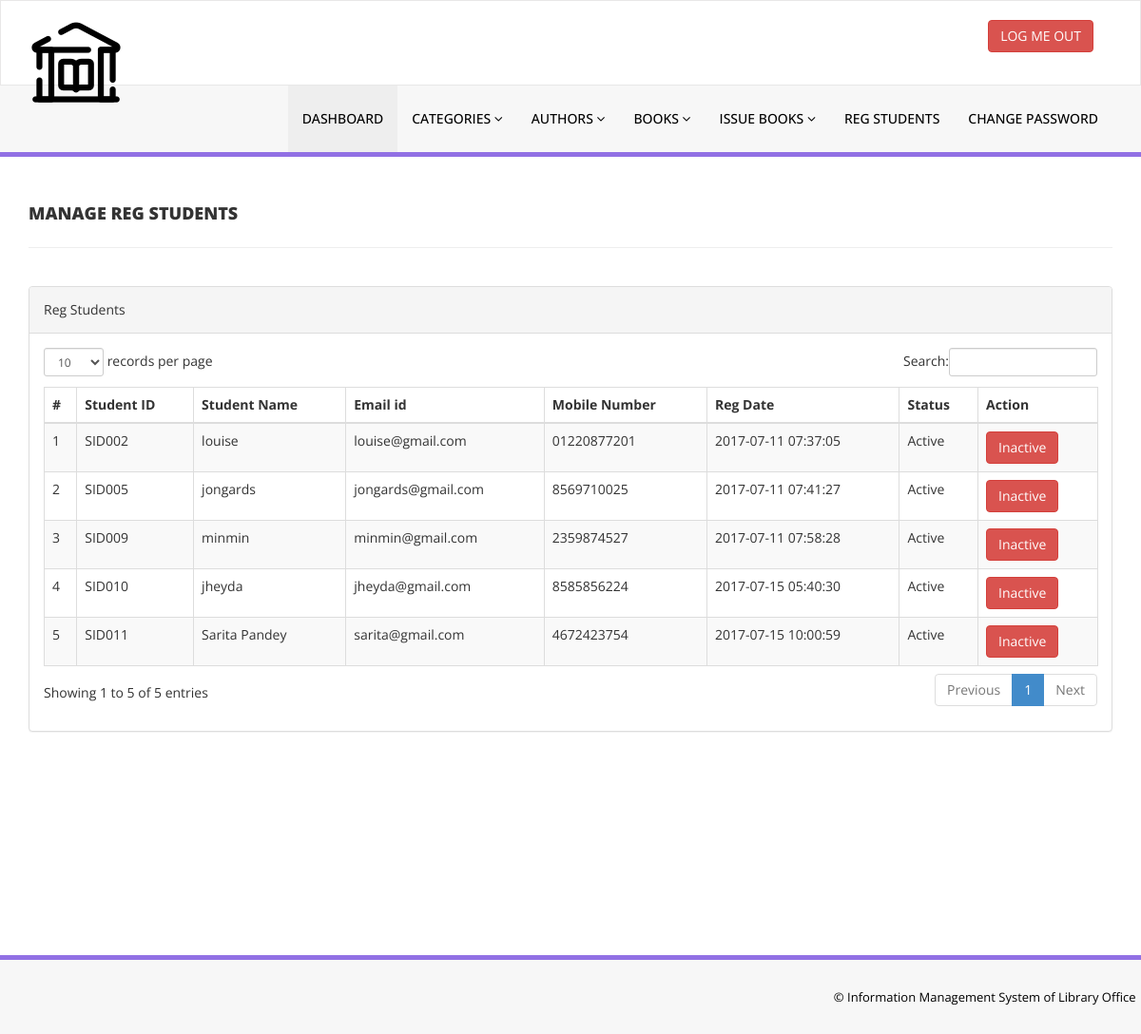
The page /library/admin/reg-students.php (signed in) on the database its author committed.
### tables this page shows
CREATE TABLE `tblstudents` (
  `id` int(11) NOT NULL,
  `StudentId` varchar(100) DEFAULT NULL,
  `FullName` varchar(120) DEFAULT NULL,
  `EmailId` varchar(120) DEFAULT NULL,
  `MobileNumber` char(11) DEFAULT NULL,
  `Password` varchar(120) DEFAULT NULL,
  `Status` int(1) DEFAULT NULL,
  `RegDate` timestamp NULL DEFAULT current_timestamp(),
  `UpdationDate` timestamp NULL DEFAULT NULL ON UPDATE current_timestamp()
);

### library/admin/reg-students.php (the view, shortened to what this page needs)
<?php
include('includes/config.php');
if(strlen($_SESSION['alogin'])==0)
    {
header('location:index.php');
}
else{
    ?>
<!DOCTYPE html>
<html xmlns="http://www.w3.org/1999/xhtml">
<head>
    <link href="assets/css/bootstrap.css" rel="stylesheet" />
    <link href="assets/css/font-awesome.css" rel="stylesheet" />
    <link href="assets/js/dataTables/dataTables.bootstrap.css" rel="stylesheet" />
    <link href="assets/css/style.css" rel="stylesheet" />
</head>
<body>
<?php include('includes/header.php');?>
    <div class="content-wrapper">
         <div class="container">
        <div class="row pad-botm">
            <div class="col-md-12">
                <h4 class="header-line">Manage Reg Students</h4>
    </div>
        </div>
            <div class="row">
                <div class="col-md-12">
                    <div class="panel panel-default">
                        <div class="panel-heading">
                          Reg Students
                        </div>
                        <div class="panel-body">
                            <div class="table-responsive">
                                <table class="table table-striped table-bordered table-hover" id="dataTables-example">
                                    <thead>
                                        <tr>
                                            <th>#</th>
                                            <th>Student ID</th>
                                            <th>Student Name</th>
                                            <th>Email id </th>
                                            <th>Mobile Number</th>
                                            <th>Reg Date</th>
                                            <th>Status</th>
                                            <th>Action</th>
                                        </tr>
                                    </thead>
                                    <tbody>
<?php $sql = "SELECT * from tblstudents";
$query = $dbh -> prepare($sql);
$query->execute();
$results=$query->fetchAll(PDO::FETCH_OBJ);
$cnt=1;
if($query->rowCount() > 0)
{
foreach($results as $result)
{               ?>
                                        <tr class="odd gradeX">
                                            <td class="center"><?php echo htmlentities($cnt);?></td>
                                            <td class="center"><?php echo htmlentities($result->StudentId);?></td>
                                            <td class="center"><?php echo htmlentities($result->FullName);?></td>
                                            <td class="center"><?php echo htmlentities($result->EmailId);?></td>
                                            <td class="center"><?php echo htmlentities($result->MobileNumber);?></td>
                                             <td class="center"><?php echo htmlentities($result->RegDate);?></td>
                                            <td class="center"><?php if($result->Status==1)
                                            {
                                                echo htmlentities("Active");
                                            } else {
                                            echo htmlentities("Blocked");
}
                                            ?></td>
                                            <td class="center">
<?php if($result->Status==1)
 {?>
<a href="reg-students.php?inid=<?php echo htmlentities($result->id);?>" onclick="return confirm('Are you sure you want to block this student?');"" >  <button class="btn btn-danger"> Inactive</button>
<?php } else {?>
                                            <a href="reg-students.php?id=<?php echo htmlentities($result->id);?>" onclick="return confirm('Are you sure you want to active this student?');""><button class="btn btn-primary"> Active</button>
                                            <?php } ?>
                                            </td>
                                        </tr>
 <?php $cnt=$cnt+1;}} ?>
                                    </tbody>
                                </table>
                            </div>
                        </div>
                    </div>
                </div>
            </div>
    </div>
    </div>
  <?php include('includes/footer.php');?>
</body>
</html>
<?php } ?>

### library/admin/assets/css/style.css (style rules this page uses)
.content-wrapper { margin-top: 40px; min-height:800px; padding-bottom:90px; }
.header-line { font-weight:900; padding-bottom:25px; border-bottom:1px solid #eeeeee; text-transform:uppercase; }
.pad-botm { padding-bottom:30px; }

### rows shown on the page
tblstudents: StudentId "SID002", FullName "louise", EmailId "louise@gmail.com", MobileNumber "01220877201", RegDate "2017-07-11 07:37:05"
tblstudents: StudentId "SID005", FullName "jongards", EmailId "jongards@gmail.com", MobileNumber "8569710025", RegDate "2017-07-11 07:41:27"
tblstudents: StudentId "SID009", FullName "minmin", EmailId "minmin@gmail.com", MobileNumber "2359874527", RegDate "2017-07-11 07:58:28"
tblstudents: StudentId "SID010", FullName "jheyda", EmailId "jheyda@gmail.com", MobileNumber "8585856224", RegDate "2017-07-15 05:40:30"
tblstudents: StudentId "SID011", FullName "Sarita Pandey", EmailId "sarita@gmail.com", MobileNumber "4672423754", RegDate "2017-07-15 10:00:59"
